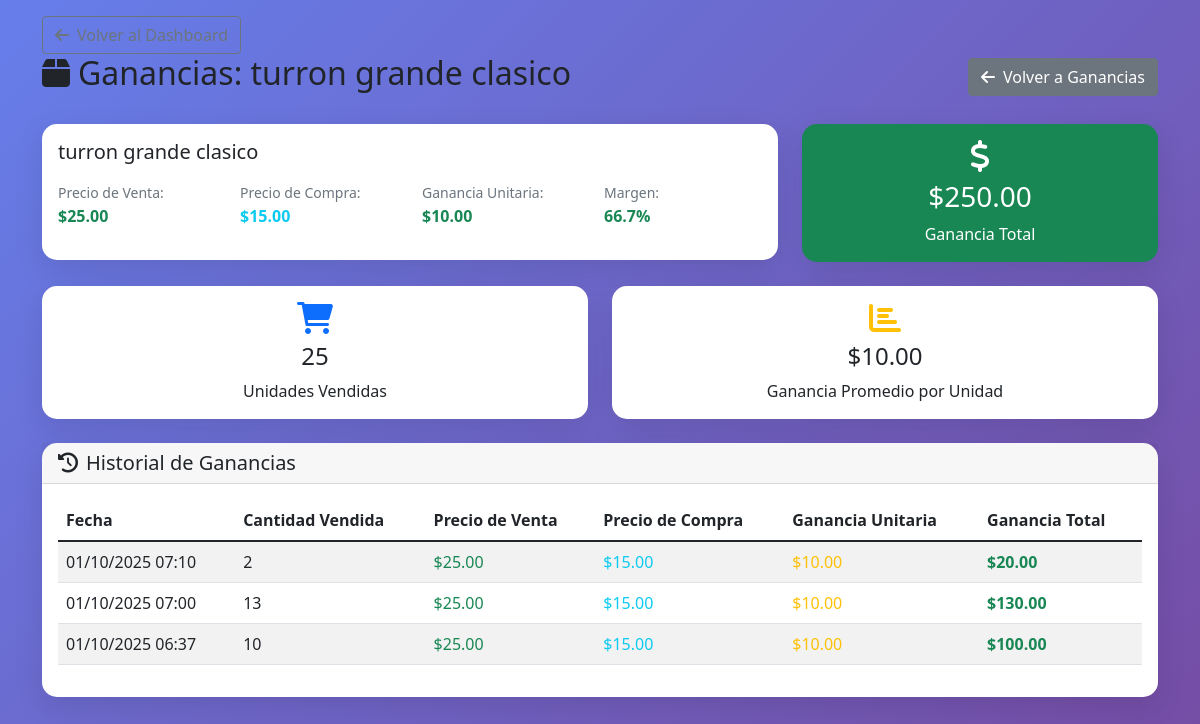
Page /ganancias/producto/2 (signed in) on the committed database.
### app.py (models this page shows)
class Producto(db.Model):
    __tablename__ = 'producto'
    id = db.Column(db.Integer, primary_key=True)
    nombre = db.Column(db.String(100), nullable=False)
    descripcion = db.Column(db.Text)
    precio = db.Column(db.Float, nullable=False)  # Precio de venta
    precio_compra = db.Column(db.Float, nullable=False)  # Precio de compra
    categoria_id = db.Column(db.Integer, db.ForeignKey('categoria.id'), nullable=False)
    stock = db.relationship('Stock', backref='producto', uselist=False)
    ventas = db.relationship('Venta', secondary='venta_producto', back_populates='productos')
    def margen_ganancia(self):
        if self.precio_compra > 0:
            return ((self.precio - self.precio_compra) / self.precio_compra) * 100
        return 0
    def ganancia_unitaria(self):
        return self.precio - self.precio_compra

class Ganancias(db.Model):
    __tablename__ = 'ganancias'
    id = db.Column(db.Integer, primary_key=True)
    producto_id = db.Column(db.Integer, db.ForeignKey('producto.id'), nullable=False)
    venta_id = db.Column(db.Integer, db.ForeignKey('venta.id'), nullable=False)
    cantidad_vendida = db.Column(db.Integer, nullable=False)
    precio_venta = db.Column(db.Float, nullable=False)
    precio_compra = db.Column(db.Float, nullable=False)
    ganancia_unitaria = db.Column(db.Float, nullable=False)
    ganancia_total = db.Column(db.Float, nullable=False)
    fecha = db.Column(db.DateTime, default=datetime.utcnow)
    producto = db.relationship('Producto', backref='ganancias')
    venta = db.relationship('Venta', backref='ganancias')

### app.py (the view)
@app.route('/ganancias/producto/<int:producto_id>')
@login_required
def ganancias_producto(producto_id):
    producto = Producto.query.get_or_404(producto_id)
    ganancias = Ganancias.query.filter_by(producto_id=producto_id).filter(
        Ganancias.cantidad_vendida > 0
    ).order_by(Ganancias.fecha.desc()).all()
    total_ganancia = sum(g.ganancia_total for g in ganancias)
    total_vendido = sum(g.cantidad_vendida for g in ganancias)
    margen_promedio = producto.margen_ganancia()
    return render_template('ganancias_producto.html',
                         producto=producto,
                         ganancias=ganancias,
                         total_ganancia=total_ganancia,
                         total_vendido=total_vendido,
                         margen_promedio=margen_promedio)

### app.py (called while the page is built)
@login_manager.user_loader
def load_user(user_id):
    return Usuario.query.get(int(user_id))

### templates/ganancias_producto.html (shortened to what this page needs)
{% extends "base.html" %}
{% block content %}
<div class="row">
    <div class="col-12">
        <div class="d-flex justify-content-between align-items-center mb-4">
            <h2><i class="fas fa-box me-2"></i>Ganancias: {{ producto.nombre }}</h2>
            <a href="{{ url_for('ganancias') }}" class="btn btn-secondary">
                <i class="fas fa-arrow-left me-2"></i>Volver a Ganancias
            </a>
        </div>
    </div>
</div>
<div class="row mb-4">
    <div class="col-md-8">
        <div class="card">
            <div class="card-body">
                <h5 class="card-title">{{ producto.nombre }}</h5>
                <div class="row">
                    <div class="col-md-3">
                        <small class="text-muted">Precio de Venta:</small>
                        <p class="fw-bold text-success">${{ "%.2f"|format(producto.precio) }}</p>
                    </div>
                    <div class="col-md-3">
                        <small class="text-muted">Precio de Compra:</small>
                        <p class="fw-bold text-info">${{ "%.2f"|format(producto.precio_compra) }}</p>
                    </div>
                    <div class="col-md-3">
                        <small class="text-muted">Ganancia Unitaria:</small>
                        <p class="fw-bold text-success">${{ "%.2f"|format(producto.ganancia_unitaria()) }}</p>
                    </div>
                    <div class="col-md-3">
                        <small class="text-muted">Margen:</small>
                        <p class="fw-bold {% if margen_promedio > 0 %}text-success{% else %}text-danger{% endif %}">
                            {{ "%.1f"|format(margen_promedio) }}%
                        </p>
                    </div>
                </div>
            </div>
        </div>
    </div>
    <div class="col-md-4">
        <div class="card bg-success text-white">
            <div class="card-body text-center">
                <i class="fas fa-dollar-sign fa-2x mb-2"></i>
                <h3>${{ "%.2f"|format(total_ganancia) }}</h3>
                <p class="mb-0">Ganancia Total</p>
            </div>
        </div>
    </div>
</div>
<div class="row mb-4">
    <div class="col-md-6">
        <div class="card">
            <div class="card-body text-center">
                <i class="fas fa-shopping-cart fa-2x text-primary mb-2"></i>
                <h4>{{ total_vendido }}</h4>
                <p class="mb-0">Unidades Vendidas</p>
            </div>
        </div>
    </div>
    <div class="col-md-6">
        <div class="card">
            <div class="card-body text-center">
                <i class="fas fa-chart-bar fa-2x text-warning mb-2"></i>
                <h4>${{ "%.2f"|format(total_ganancia / total_vendido if total_vendido > 0 else 0) }}</h4>
                <p class="mb-0">Ganancia Promedio por Unidad</p>
            </div>
        </div>
    </div>
</div>
<div class="row">
    <div class="col-12">
        <div class="card">
            <div class="card-header">
                <h5 class="mb-0"><i class="fas fa-history me-2"></i>Historial de Ganancias</h5>
            </div>
            <div class="card-body">
                {% if ganancias %}
                <div class="table-responsive">
                    <table class="table table-striped">
                        <thead>
                            <tr>
                                <th>Fecha</th>
                                <th>Cantidad Vendida</th>
                                <th>Precio de Venta</th>
                                <th>Precio de Compra</th>
                                <th>Ganancia Unitaria</th>
                                <th>Ganancia Total</th>
                            </tr>
                        </thead>
                        <tbody>
                            {% for ganancia in ganancias %}
                            <tr>
                                <td>{{ ganancia.fecha.strftime('%d/%m/%Y %H:%M') }}</td>
                                <td>{{ ganancia.cantidad_vendida }}</td>
                                <td class="text-success">${{ "%.2f"|format(ganancia.precio_venta) }}</td>
                                <td class="text-info">${{ "%.2f"|format(ganancia.precio_compra) }}</td>
                                <td class="text-warning">${{ "%.2f"|format(ganancia.ganancia_unitaria) }}</td>
                                <td class="text-success fw-bold">${{ "%.2f"|format(ganancia.ganancia_total) }}</td>
                            </tr>
                            {% endfor %}
                        </tbody>
                    </table>
                </div>
                {% else %}
                <div class="text-center py-4">
                    <i class="fas fa-chart-line fa-3x text-muted mb-3"></i>
                    <h5 class="text-muted">No hay ganancias registradas para este producto</h5>
                    <p class="text-muted">Este producto aún no ha sido vendido</p>
                </div>
                {% endif %}
            </div>
        </div>
    </div>
</div>
{% endblock %}

### templates/base.html (style rules this page uses)
body { background: linear-gradient(135deg, #667eea 0%, #764ba2 100%); min-height: 100vh; }
.card { border: none; border-radius: 15px; box-shadow: 0 10px 30px rgba(0,0,0,0.1); }

### rows in the picture
Producto: nombre "turron grande clasico", precio "25.00", precio_compra "15.00", ganancia_unitaria "10.00"
Ganancias: fecha "01/10/2025 07:10", cantidad_vendida "2", precio_venta "25.00", precio_compra "15.00", ganancia_unitaria "10.00", ganancia_total "20.00"
Ganancias: fecha "01/10/2025 07:00", cantidad_vendida "13", precio_venta "25.00", precio_compra "15.00", ganancia_unitaria "10.00", ganancia_total "130.00"
Ganancias: fecha "01/10/2025 06:37", cantidad_vendida "10", precio_venta "25.00", precio_compra "15.00", ganancia_unitaria "10.00", ganancia_total "100.00"

### other values in the picture
{{ "%.1f"|format(margen_promedio) }} "66.7"
{{ "%.2f"|format(total_ganancia) }} "250.00"
{{ total_vendido }} "25"
